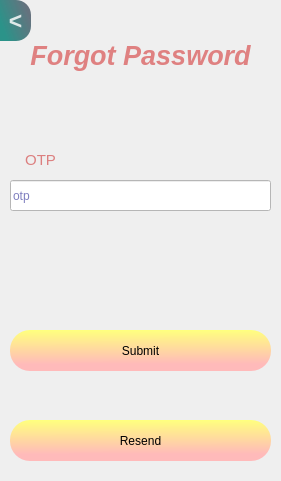
  <widget class="QWidget" name="widget_forget" native="true">
   <property name="geometry">
    <rect>
     <x>350</x>
     <y>30</y>
     <width>281</width>
     <height>481</height>
    </rect>
   </property>
   <widget class="QLineEdit" name="f_otp">
    <property name="geometry">
     <rect>
      <x>10</x>
      <y>180</y>
      <width>261</width>
      <height>31</height>
     </rect>
    </property>
    <property name="styleSheet">
     <string notr="true">background-color: rgb(255, 255, 255);
color: rgb(0, 0, 127);</string>
    </property>
    <property name="inputMethodHints">
     <set>Qt::ImhNone</set>
    </property>
    <property name="placeholderText">
     <string>otp</string>
    </property>
    <property name="clearButtonEnabled">
     <bool>true</bool>
    </property>
   </widget>
   <widget class="QLabel" name="label_12">
    <property name="geometry">
     <rect>
      <x>0</x>
      <y>30</y>
      <width>281</width>
      <height>51</height>
     </rect>
    </property>
    <property name="styleSheet">
     <string notr="true">color: rgb(223, 129, 129);</string>
    </property>
    <property name="text">
     <string>&lt;html&gt;&lt;head/&gt;&lt;body&gt;&lt;p align=&quot;center&quot;&gt;&lt;span style=&quot; font-size:20pt; font-weight:700; font-style:italic;&quot;&gt;Forgot Password&lt;/span&gt;&lt;/p&gt;&lt;/body&gt;&lt;/html&gt;</string>
    </property>
   </widget>
   <widget class="QPushButton" name="f_resend">
    <property name="geometry">
     <rect>
      <x>10</x>
      <y>420</y>
      <width>261</width>
      <height>41</height>
     </rect>
    </property>
    <property name="cursor">
     <cursorShape>PointingHandCursor</cursorShape>
    </property>
    <property name="mouseTracking">
     <bool>true</bool>
    </property>
    <property name="toolTip">
     <string/>
    </property>
    <property name="styleSheet">
     <string notr="true">QPushButton#f_resend{
background-color: qlineargradient(spread:pad, x1:0.489, y1:0.0113636, x2:0.5, y2:1, stop:0 rgba(255, 255, 127, 255), stop:0.829545 rgba(255, 186, 186, 255));
border-radius:20px;
font: 20pt &quot;Arial Unicode MS&quot;;
}
QPushButton#f_resend:pressed{
padding-left:5px;
padding-top:5px;
}</string>
    </property>
    <property name="text">
     <string>Resend</string>
    </property>
   </widget>
   <widget class="QPushButton" name="f_submit">
    <property name="geometry">
     <rect>
      <x>10</x>
      <y>330</y>
      <width>261</width>
      <height>41</height>
     </rect>
    </property>
    <property name="cursor">
     <cursorShape>PointingHandCursor</cursorShape>
    </property>
    <property name="mouseTracking">
     <bool>true</bool>
    </property>
    <property name="toolTip">
     <string/>
    </property>
    <property name="styleSheet">
     <string notr="true">QPushButton#f_submit{
background-color: qlineargradient(spread:pad, x1:0.489, y1:0.0113636, x2:0.5, y2:1, stop:0 rgba(255, 255, 127, 255), stop:0.829545 rgba(255, 186, 186, 255));
border-radius:20px;
font: 20pt &quot;Arial Unicode MS&quot;;
}
QPushButton#f_submit:pressed{
padding-left:5px;
padding-top:5px;
}</string>
    </property>
    <property name="text">
     <string>Submit</string>
    </property>
   </widget>
   <widget class="QLabel" name="label_13">
    <property name="geometry">
     <rect>
      <x>10</x>
      <y>150</y>
      <width>61</width>
      <height>21</height>
     </rect>
    </property>
    <property name="styleSheet">
     <string notr="true">font: 700 20pt &quot;Segoe Print&quot;;
color: rgb(220, 127, 127);</string>
    </property>
    <property name="text">
     <string>&lt;html&gt;&lt;head/&gt;&lt;body&gt;&lt;p align=&quot;center&quot;&gt;&lt;span style=&quot; font-size:11pt;&quot;&gt;OTP&lt;/span&gt;&lt;/p&gt;&lt;/body&gt;&lt;/html&gt;</string>
    </property>
   </widget>
   <widget class="QPushButton" name="f_back">
    <property name="geometry">
     <rect>
      <x>0</x>
      <y>0</y>
      <width>31</width>
      <height>41</height>
     </rect>
    </property>
    <property name="font">
     <font>
      <pointsize>17</pointsize>
      <bold>true</bold>
     </font>
    </property>
    <property name="styleSheet">
     <string notr="true">QPushButton#f_back{
background-color: qlineargradient(spread:pad, x1:0, y1:0.505682, x2:1, y2:0, stop:0 rgba(11, 131, 120, 219), stop:0.829545 rgba(85, 98, 112, 226));
color:rgba(255,255,255,210);
border-top-right-radius:15px;
border-bottom-right-radius:15px;
}
QPushButton#f_back:hover{
background-color: qlineargradient(spread:pad, x1:0, y1:0.505682, x2:1, y2:0, stop:0 rgba(150, 123, 111, 219), stop:0.829545 rgba(85, 81, 84, 226));
color:rgba(255,255,255,210);
}
QPushButton#f_back:pressed{
padding-left:5px;
padding-top:5px;
background-color:rgba(150,123,111,255)
}</string>
    </property>
    <property name="text">
     <string>&lt;</string>
    </property>
   </widget>
  </widget>
